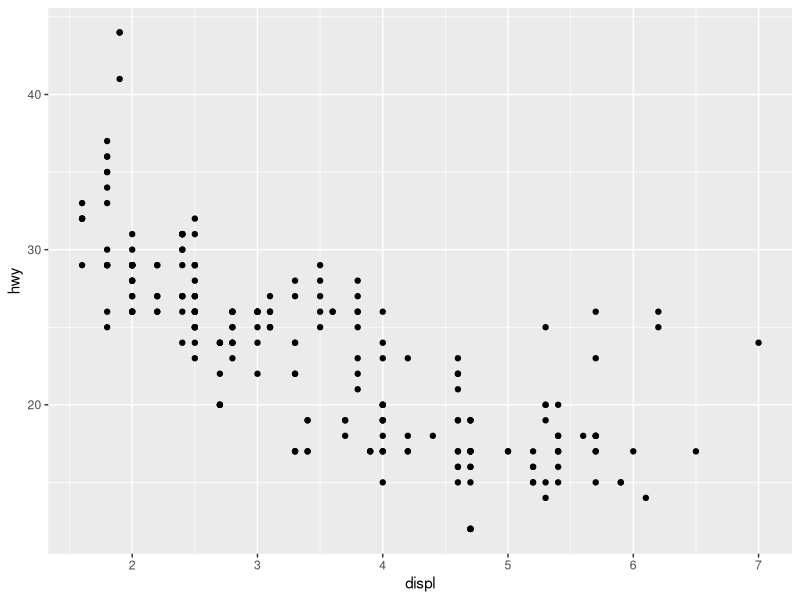
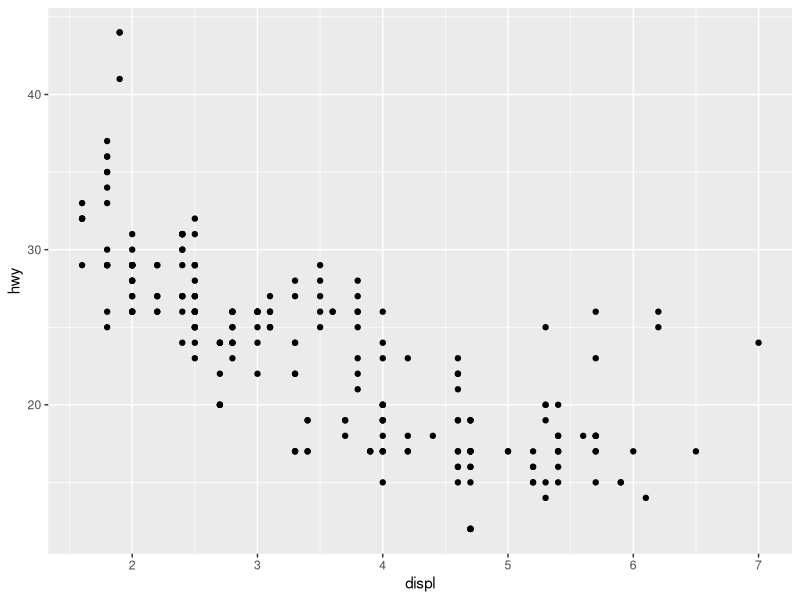
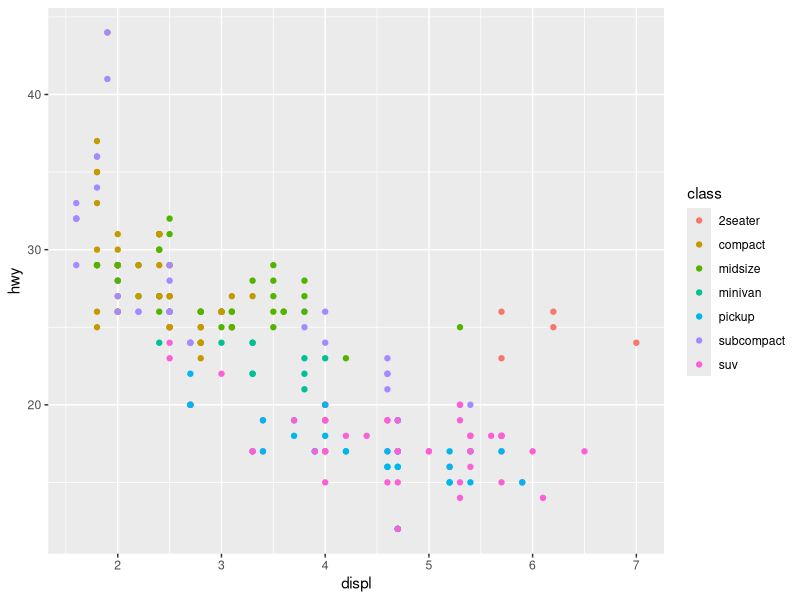
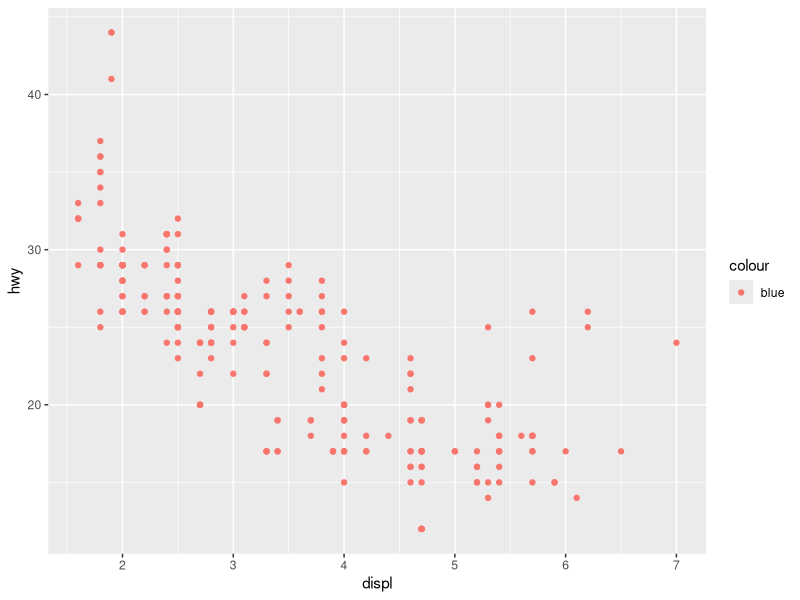
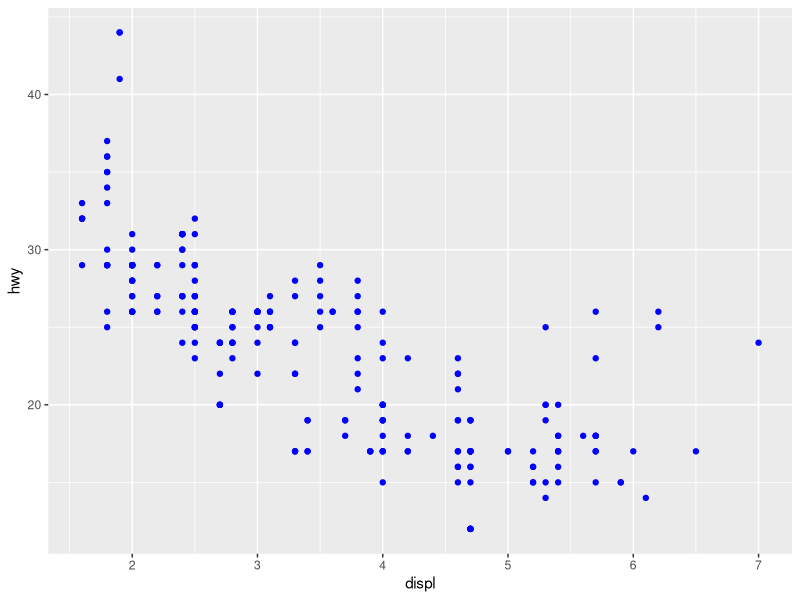
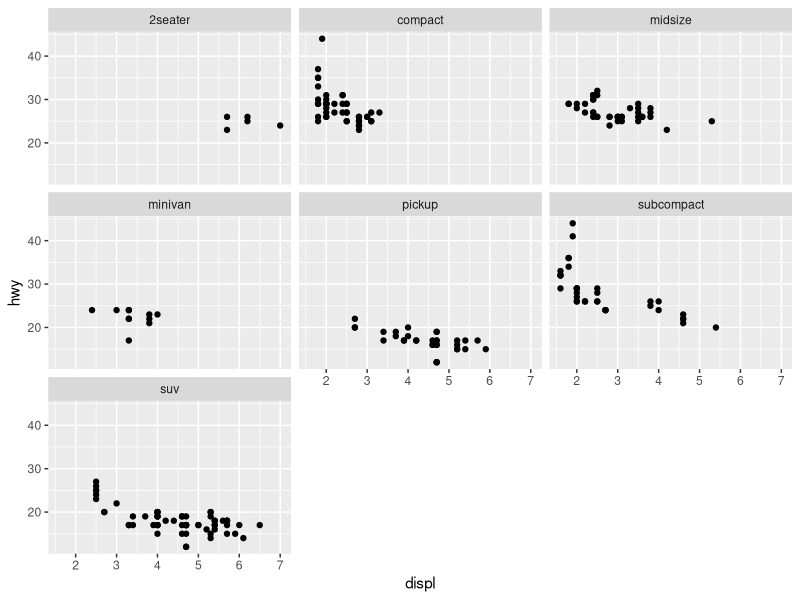
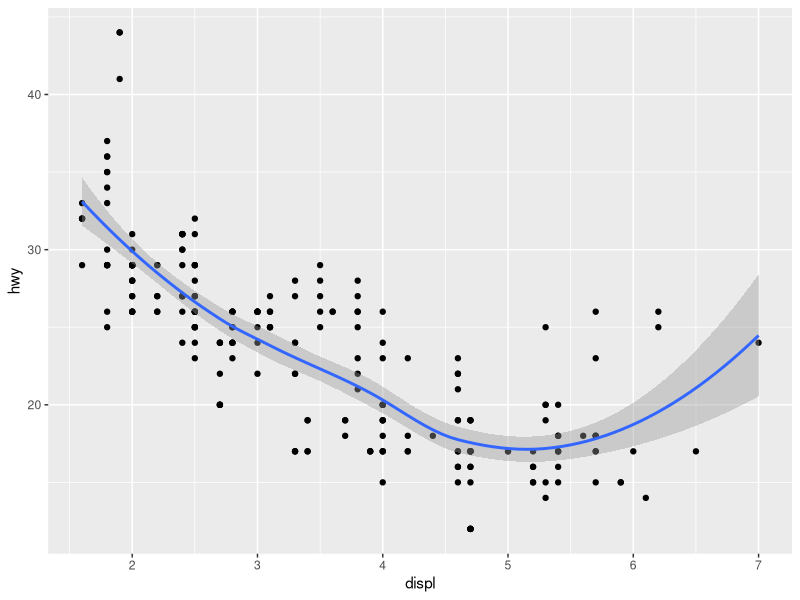

The R source for these figures, in order:
## ---- chunk 1
library(ggplot2)
mpg
## ---- chunk 2
ggplot(mpg, aes(x = displ, y = hwy)) + 
  geom_point()
## ---- chunk 3
ggplot(mpg, aes(displ, hwy)) + 
  geom_point()
## ---- chunk 4
ggplot(mpg, aes(displ, hwy, colour = class)) + 
  geom_point()
## ---- chunk 5
ggplot(mpg, aes(displ, hwy)) + geom_point(aes(colour = "blue"))
ggplot(mpg, aes(displ, hwy)) + geom_point(colour = "blue")
## ---- chunk 6
ggplot(mpg, aes(displ, hwy)) + 
  geom_point() + 
  facet_wrap(~class)
## ---- chunk 7
ggplot(mpg, aes(displ, hwy)) + 
  geom_point() + 
  geom_smooth()
# to turn off the assessment of uncertainty, insert 'se = FALSE' into the geom_smooth() function
